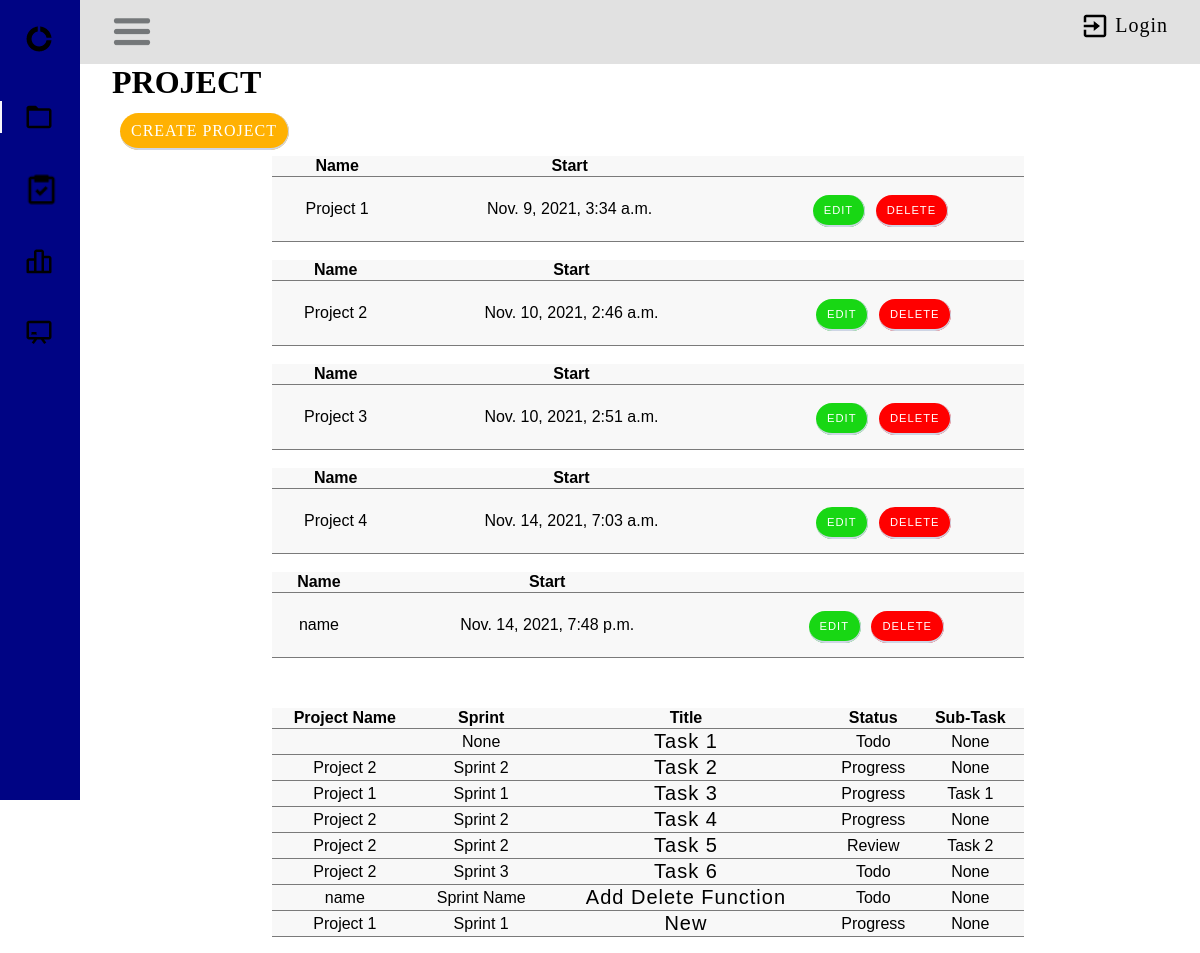
The app's page /, older data.
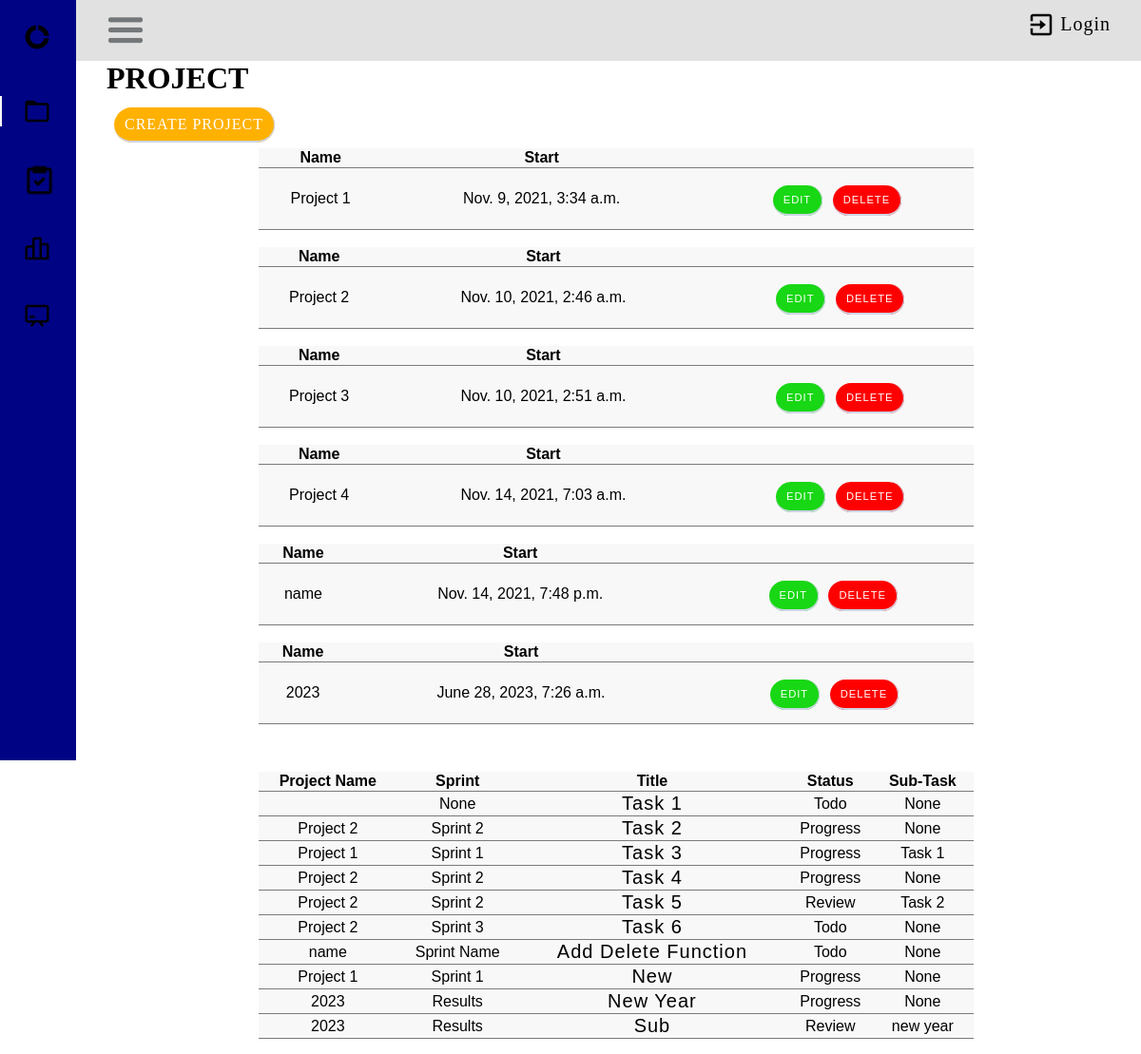
The same page, newer data.
### taskManager/models.py (models this page shows, shortened)
class Project(models.Model):
    name = models.CharField(max_length=50)
    start = models.DateTimeField(auto_now_add=True)

class Task(models.Model):
    STATUS_CHOICES = (
        ('Todo', 'Todo'),
    ('Progress', 'Progress'),
    ('Review', 'Review'),
    ('Done', 'Done'),
    )
    user = models.ForeignKey(User, on_delete=models.CASCADE, null=True, blank=False)
    title = models.CharField(max_length=200)
    description = models.TextField(null=True, blank=True)
    complete = models.BooleanField(default=False)
    created = models.DateTimeField(auto_now_add=True)
    sprint = models.ForeignKey(Sprint, on_delete=models.CASCADE, blank=True, null=True)
    status = models.CharField(max_length=30, choices=STATUS_CHOICES)
    subtask = models.ForeignKey('self',on_delete=models.CASCADE, null=True, blank=True)
    def __str__(self):
        return self.title
    class Meta:
        ordering = ['title']

class Sprint(models.Model):
    name = models.CharField(max_length=50, blank=True, default='')
    description = models.TextField(blank=True, default='')
    start = models.DateTimeField(null=False, auto_now_add=True,)
    Duration= models.DurationField(null=False, blank=False, default=0 )
    end = models.DateField(blank=True, null=True, default='2026-12-31')
    project = models.ForeignKey(Project, on_delete=models.CASCADE, null=False)
    def __str__(self):
        return self.name or ('Sprint ending %s') % self.end
    class Meta:
        ordering = ['name']

### taskManager/view/project/views.py (the view)
# urls.py: path('', ProjectListView.as_view(), name='project_list'),
class ProjectListView(ListView):
    model = Project
    context_object_name = 'project'
    template_name = "project/project_list.html"
    def get_context_data(self, **kwargs):
        context = super(ProjectListView, self).get_context_data(**kwargs)
        context['sprints'] = Sprint.objects.all()
        context['tasks'] = Task.objects.all()
        context['projects'] = Project.objects.all()
        return context

### taskManager/templates/project/project_list.html (shortened to what this page needs)
{% load crispy_forms_tags %}
{% block content %}
{% load static %}
<div class="header-bar">
    <div>
        <link rel="stylesheet" href="{% static 'css/home.css' %}">
        <link rel="stylesheet" href="{% static 'css/task.css' %}">
        <h1>PROJECT</h1>
    </div>
</div>
<body id="body-pd">
    <header class="header" id="header">
        <div class="header_toggle">
            <img class="bx bx-menu" id="header-toggle" width="40px" src="/static/images/burger-menu.jpg" alt="burger menu">
        <div class="header-logout">
            <img class="exit-icon" src="/static/images/exit.png" alt="burger menu">
            {% if request.user.is_authenticated %}
                <a class="header-text" href="{% url 'user_logout' %}">Logout</a>
            {% else %}
                <a class="header-text" href="{% url 'user_login' %}">Login</a>
            {% endif %}
        </div>
    </div>
    </header>
    <div class="l-navbar" id="nav-bar">
        <nav class="nav">
            <div>
                <a href="#" class="nav_logo">
                    <img class="bx bx-menu" id="header-toggle" width="30px" src="/static/images/app-icon.png" alt="burger menu">
                </a>
                <div class="nav_list">
                    <a href="{% url 'project_list' %}" class="nav_link active">
                        <img width="30px" src="/static/images/folder-icon.png" alt="burger menu">
                    </a>
                    <a href="{% url 'tasks' %}" class="nav_link">
                        <img width="35px" src="/static/images/task-icon.png" alt="burger menu">
                    </a>
                    <a href="{% url 'sprint_list' %}" class="nav_link">
                        <img width="30px" src="/static/images/backlog-icon.png" alt="burger menu">
                    </a>
                    <a href="{% url 'board' %}" class="nav_link">
                        <img width="30px" src="/static/images/board-icon.png" alt="burger menu">
                    </a>
                </div>
            </div>
        </nav>
    </div>
</body>
<a class="btn" style="font-size: 1rem;" href="{% url 'project_form' %}"> Create Project </a>
<div class="table-container">
    {% for project in object_list %}
    <table>
        <tr>
            <th>Name</th>
            <th>Start</th>
            <th></th>
        </tr>
        <tr>
            <td>{{project.name}}</td>
            <td>{{project.start}}</td>
            <td>
                <div style="margin: 22px 0px;">
                    <span><a href="{% url 'project_update' project.pk %}" class="btn btn-style btn-edit">Edit</a> </span>
                    <span><a href="{% url 'project_delete' project.pk %}" class="btn btn-style btn-delete">Delete</a> </span>
                </div>
            </td>
        </tr>
    </table>
    <br />
{% endfor %}
</div>
<div class="table-container">
    <table>
        <tr>
            <th>Project Name</th>
            <th>Sprint</th>
            <th>Title</th>
            <th>Status</th>
            <th>Sub-Task</th>
            <th></th>
        </tr>
        {% for task in tasks %}
            <tr>
                <td>{{task.sprint.project.name}}</td>
                <td>{{task.sprint}}</td>
                <td><a href="{% url 'task' task.pk %}">{{task.title}}</a></td>
                <td>{{task.status}}</td>
                <td>{{task.subtask}}</td>
                <td>
                </td>
            </tr>
            {% endfor %}
    </table>
</div>
{% endblock content %}

### taskManager/static/css/home.css (style rules this page uses)
*,::before,::after { box-sizing: border-box; }
body { position: relative; margin: var(--header-height) 0 0 0; padding: 0 1rem; font-size: var(--normal-font-size); transition: .5s; }
a { text-decoration: none; text-transform: capitalize; font-size: 1.25rem; font-weight: 400; letter-spacing: 1px; color: var(--title-background); }
.header { width: 100%; height: var(--header-height); position: fixed; top: 0; left: 0; align-items: center; justify-content: space-between; padding: 0 1rem; background-color: var(--header-color); z-index: var(--z-fixed); transition: .5s; }
.header-logout { float: right; display: flex; align-items: center; justify-content: space-between; color: black; }
.header-text { font-size: 1.25rem; font-weight: 400; letter-spacing: 1px; }
.exit-icon { margin-right: 5px; width: 30px; }
.header_toggle { color: var(--first-color); font-size: 1.5rem; cursor: pointer; margin-top: 1%; }
.l-navbar { position: fixed; top: 0 ; left: 0; width: var(--nav-width); height: 100vh; background-color: var(--first-color); padding: .5rem 1rem 0 0; transition: .5s; z-index: var(--z-fixed); }
.nav { height: 100%; display: flex; flex-direction: column; justify-content: space-between; overflow: hidden; }
.nav_logo, .nav_link { display: grid; grid-template-columns: max-content max-content; align-items: center; column-gap: 1rem; padding: .5rem 0 .5rem 1.5rem; }
.nav_logo { margin-bottom: 2rem; }
.nav_link { position: relative; color: var(--first-color-light); margin-bottom: 1.5rem; transition: .3s; }
.active { color: var(--white-color); }
.active::before { content: ''; position: absolute; left: 0; width: 2px; height: 32px; background-color: var(--white-color); }
@media screen and (min-width: 768px) { body { margin: calc(var(--header-height) + 1rem) 0 0 0; padding-left: calc(var(--nav-width) + 2rem ); } }
@media screen and (min-width: 768px) { .header { height: calc(var(--header-height) + 1rem); padding: 0 2rem 0 calc(var(--nav-width) + 2rem); } }
@media screen and (min-width: 768px) { .l-navbar { left: 0; padding: 1rem 1rem 0 0; } }

### taskManager/static/css/task.css (style rules this page uses)
img { border-radius: 5px 5px 0 0; }
.btn { width: 80%; letter-spacing: 1px; text-transform: uppercase; color: #fff; cursor: pointer; border: none; border-radius: 50px; border-bottom: solid 2px #ced5e5; border-right: solid 1px #ced5e5; background-color: var(--button-background); padding: 9px 11px; margin: 8px; }
.btn-style { font-size: .7rem; margin: 3px; }
.btn-edit { background-color: var(--button-edit); }
.btn-delete { background-color: var(--button-delete); }
table { font-family: Arial; border-collapse: collapse; width: 100%; }
td, th { border-bottom: 1px solid #7a7a7a; text-align: center; }
tr { background-color: rgba(196, 196, 196, 0.12); }
.table-container { margin-left: auto; margin-right: auto; padding: 1rem 10rem; }

Row changes from the older to the newer data that the page shows:
added Project: name "2023", start "June 28, 2023, 7:26 a.m."
added Task: sprint.project.name "2023", sprint "Results", title "New Year", status "Progress", subtask "None"
added Task: sprint.project.name "2023", sprint "Results", title "Sub", status "Review", subtask "new year"
